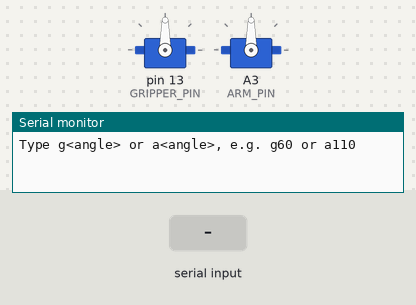
The sketch below on a simulated Arduino Uno, built with avr-gcc and run on an emulated ATmega328P. Parts: 2 × servo, the last lines printed to the serial monitor. Inputs (shaded band) come from the test bench.

Above: at 1.2 s.
1.3 s: "g,45\n" received over Serial
At 2.4 s:
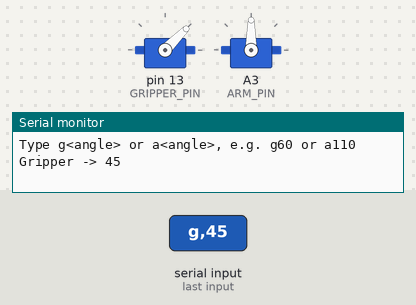
2.8 s: "a,45\n" received over Serial
At 3.5 s:
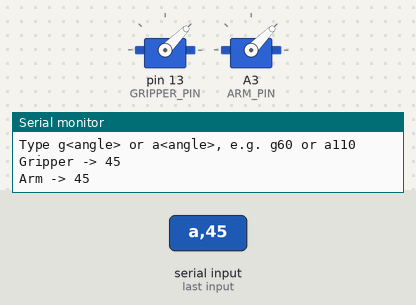
4.3 s: "g90\n" received over Serial
At 4.7 s:
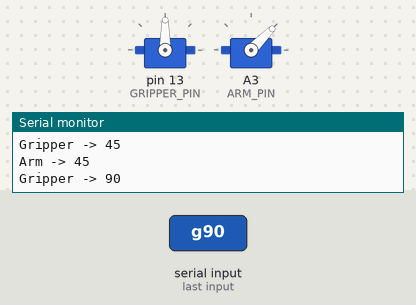
5.8 s: "g" received over Serial
At 7.6 s:
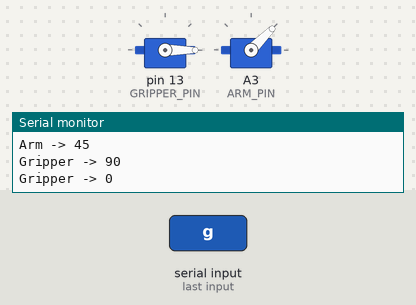
8.2 s: "a90\n" received over Serial
At 8.8 s:
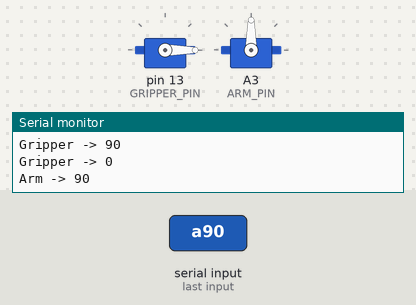
9.7 s: "a" received over Serial
At 11.8 s:
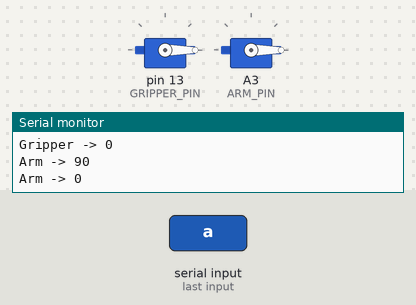
Timing chart, 0 to 13.2 s (numbered marks = the images above; inputs shaded):
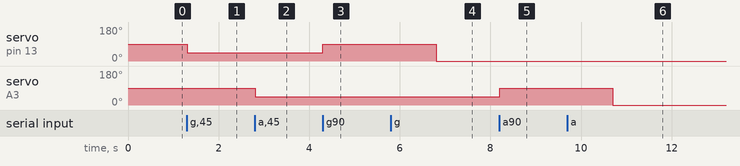

Measured:
- after the input at 1.3 s, servo on pin 13 (GRIPPER_PIN): 90° → 45° at once
- after the input at 2.8 s, servo on A3 (ARM_PIN): 90° → 45° at once
- after the input at 4.3 s, servo on pin 13 (GRIPPER_PIN): 45° → 90° at once
- after the input at 5.8 s, servo on pin 13 (GRIPPER_PIN): 90° → 0° after 1.0 s
- after the input at 8.2 s, servo on A3 (ARM_PIN): 45° → 90° at once
- after the input at 9.7 s, servo on A3 (ARM_PIN): 90° → 0° after 1.0 s

The sketch:

servo_calibration.ino
```cpp
/*
 * Servo calibration helper (gripper + arm)
 * Open Serial Monitor (9600 baud, "Newline" line ending) and type:
 *   g90   -> move gripper servo to 90 degrees
 *   a120  -> move arm servo to 120 degrees
 * Note down the angles for GRIP_OPEN, GRIP_CLOSED, ARM_UP, ARM_DOWN
 * and put them in phase2_pick_and_place.ino.
 * Keep the gripper free of objects while finding the limits so the
 * servo does not stall against the gears.
 */
#include <Servo.h>

const int GRIPPER_PIN = 13;
const int ARM_PIN     = A3;
Servo gripper, arm;

void setup() {
  Serial.begin(9600);
  gripper.attach(GRIPPER_PIN);
  arm.attach(ARM_PIN);
  gripper.write(90);
  arm.write(90);
  Serial.println(F("Type g<angle> or a<angle>, e.g. g60 or a110"));
}

void loop() {
  if (!Serial.available()) return;
  char which = Serial.read();
  int angle = Serial.parseInt();
  while (Serial.available()) Serial.read();   // flush rest of line
  angle = constrain(angle, 0, 180);
  if (which == 'g' || which == 'G') { gripper.write(angle); Serial.print(F("Gripper -> ")); Serial.println(angle); }
  else if (which == 'a' || which == 'A') { arm.write(angle); Serial.print(F("Arm -> ")); Serial.println(angle); }
}
```
